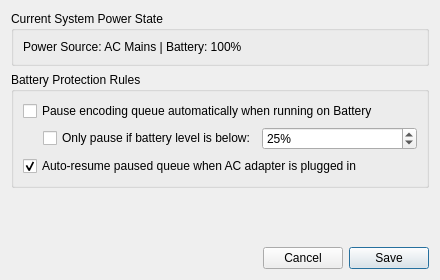
<?xml version="1.0" encoding="UTF-8"?>
<ui version="4.0">
 <class>BatteryPowerDialog</class>
 <widget class="QDialog" name="BatteryPowerDialog">
  <property name="geometry">
   <rect>
    <x>0</x>
    <y>0</y>
    <width>440</width>
    <height>280</height>
   </rect>
  </property>
  <property name="windowTitle">
   <string>Battery &amp; AC Power Management</string>
  </property>
  <layout class="QVBoxLayout" name="mainPowerLayout">
   <item>
    <widget class="QGroupBox" name="grpPowerStatus">
     <property name="title">
      <string>Current System Power State</string>
     </property>
     <layout class="QHBoxLayout" name="powerStatusLayout">
      <item>
       <widget class="QLabel" name="lblCurrentState">
        <property name="text">
         <string>Power Source: AC Mains | Battery: 100%</string>
        </property>
       </widget>
      </item>
     </layout>
    </widget>
   </item>
   <item>
    <widget class="QGroupBox" name="grpPowerOptions">
     <property name="title">
      <string>Battery Protection Rules</string>
     </property>
     <layout class="QVBoxLayout" name="powerOptionsLayout">
      <item>
       <widget class="QCheckBox" name="chkPauseOnBattery">
        <property name="text">
         <string>Pause encoding queue automatically when running on Battery</string>
        </property>
       </widget>
      </item>
      <item>
       <layout class="QHBoxLayout" name="thresholdLayout">
        <property name="leftMargin">
         <number>20</number>
        </property>
        <item>
         <widget class="QCheckBox" name="chkThreshold">
          <property name="text">
           <string>Only pause if battery level is below:</string>
          </property>
         </widget>
        </item>
        <item>
         <widget class="QSpinBox" name="spinBatteryThreshold">
          <property name="minimum">
           <number>5</number>
          </property>
          <property name="maximum">
           <number>95</number>
          </property>
          <property name="value">
           <number>25</number>
          </property>
          <property name="suffix">
           <string>%</string>
          </property>
         </widget>
        </item>
       </layout>
      </item>
      <item>
       <widget class="QCheckBox" name="chkResumeOnAC">
        <property name="text">
         <string>Auto-resume paused queue when AC adapter is plugged in</string>
        </property>
        <property name="checked">
         <bool>true</bool>
        </property>
       </widget>
      </item>
     </layout>
    </widget>
   </item>
   <item>
    <spacer name="vSpacerPower">
     <property name="orientation">
      <enum>Qt::Vertical</enum>
     </property>
     <property name="sizeHint" stdset="0">
      <size>
       <width>20</width>
       <height>10</height>
      </size>
     </property>
    </spacer>
   </item>
   <item>
    <layout class="QHBoxLayout" name="buttonsLayout">
     <item>
      <spacer name="hSpacerPower">
       <property name="orientation">
        <enum>Qt::Horizontal</enum>
       </property>
       <property name="sizeHint" stdset="0">
        <size>
         <width>40</width>
         <height>20</height>
        </size>
       </property>
      </spacer>
     </item>
     <item>
      <widget class="QPushButton" name="btnCancel">
       <property name="text">
        <string>Cancel</string>
       </property>
      </widget>
     </item>
     <item>
      <widget class="QPushButton" name="btnSavePower">
       <property name="text">
        <string>Save</string>
       </property>
       <property name="default">
        <bool>true</bool>
       </property>
      </widget>
     </item>
    </layout>
   </item>
  </layout>
 </widget>
 <resources/>
 <connections/>
</ui>
